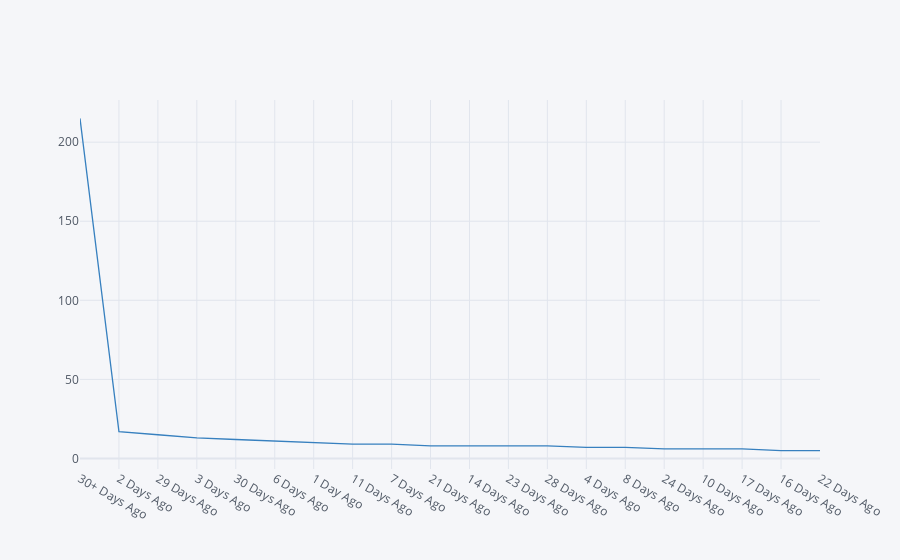

Notebook source saved alongside this figure:
### Markdown cell above
This graph gives an Top hiring Company in Tamilnadu.

### Code cell
df['Posted on'].value_counts()[0:20].iplot(kind='line',colors='blue')

### Figure 1 — Plotly figure (JSON) as saved in the notebook; plotly's stock layout.template omitted (floating-point values rounded to 4 significant figures)
{"data": [{"line": {"color": "rgba(55, 128, 191, 1.0)", "dash": "solid", "shape": "linear", "width": 1.3}, "mode": "lines", "name": "Posted on", "text": "", "type": "scatter", "x": ["30+ Days Ago", "2 Days Ago", "29 Days Ago", "3 Days Ago", "30 Days Ago", "6 Days Ago", "1 Day Ago", "11 Days Ago", "7 Days Ago", "21 Days Ago", "14 Days Ago", "23 Days Ago", "28 Days Ago", "4 Days Ago", "8 Days Ago", "24 Days Ago", "10 Days Ago", "17 Days Ago", "16 Days Ago", "22 Days Ago"], "y": [215, 17, 15, 13, 12, 11, 10, 9, 9, 8, 8, 8, 8, 7, 7, 6, 6, 6, 5, 5]}], "layout": {"legend": {"bgcolor": "#F5F6F9", "font": {"color": "#4D5663"}}, "paper_bgcolor": "#F5F6F9", "plot_bgcolor": "#F5F6F9", "title": {"font": {"color": "#4D5663"}}, "xaxis": {"gridcolor": "#E1E5ED", "showgrid": true, "tickfont": {"color": "#4D5663"}, "title": {"font": {"color": "#4D5663"}, "text": ""}, "zerolinecolor": "#E1E5ED"}, "yaxis": {"gridcolor": "#E1E5ED", "showgrid": true, "tickfont": {"color": "#4D5663"}, "title": {"font": {"color": "#4D5663"}, "text": ""}, "zerolinecolor": "#E1E5ED"}}}
